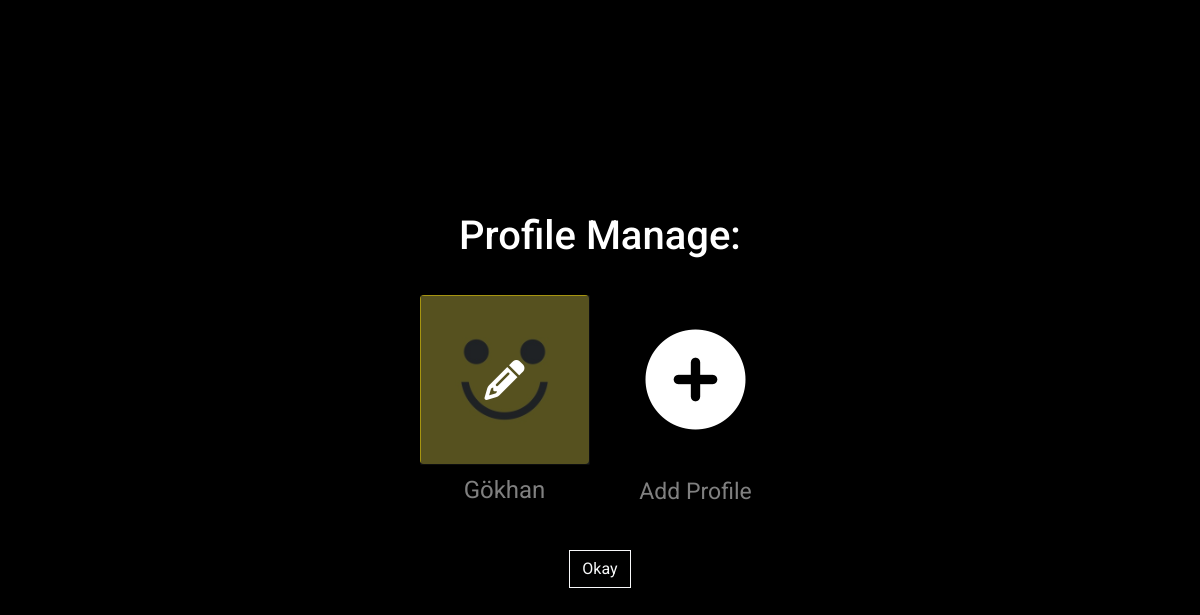
Page /user/browse/manage/ (signed in) on the committed database.
### user/models.py (models this page shows, shortened)
class Profile(models.Model):
    name = models.CharField(max_length= 30)
    image = models.FileField(upload_to='profile_pic')
    owner = models.ForeignKey(User, on_delete=models.CASCADE)
    slug = AutoSlugField(populate_from = 'name', unique=True, null=True)

### user/views.py (the view)
# urls.py: path('browse/manage/', profile_manage_view, name="profile_manage_page"),
@login_required(login_url="/user/login/")
def profile_manage_view(request):
    profiles = Profile.objects.filter(owner = request.user)
    return render(request, 'user/profile-manage.html', {
        'profiles': profiles
    })

### user/templates/user/profile-manage.html
{% extends "layout.html" %}
{% block content %}
<div style="min-height: 100vh;" class="container-fluid bg-black d-flex flex-column justify-content-center align-items-center text-white" id="profile-manage">
    <div id="manage" class="d-flex flex-column justify-content-center align-items-center">
        {% include "components/_profile-card.html" %}
    </div>
</div>
{% endblock content %}

### templates/components/_profile-card.html
{% if request.path == '/user/browse/' %}
    <h1>Who's watching?</h1>
{% else %}
    <h1>Profile Manage:</h1>
{% endif %}
    <div class="d-flex gap-3 mt-4">
    {% for profile in profiles %}
        {% if request.path == '/user/browse/' %}
            <div class="profiles rounded-3">
                <a href="{% url "movies_page" profile.slug %}" class="text-decoration-none text-center">
                    <img src="{{ profile.image.url }}" class="w-100 rounded-1" alt="">
                    <p class="fs-4 mt-2">{{ profile.name }}</p>
                </a>
            </div>
        {% else %}
            <div class="profiles rounded-3">
                <a href="{% url "profile_edit_page" profile.slug %}" class="text-decoration-none text-center">
                    <img src="{{ profile.image.url }}" class="w-100 rounded-1" alt="">
                    <p class="fs-4 mt-2">{{ profile.name }}</p>
                    <div id="pencil" class="w-100 h-100 bg-dark d-flex justify-content-center align-items-center bg-opacity-75">
                        <i class="fa-solid fa-pencil"></i>
                    </div>
                </a>
            </div>
        {% endif %}
    {% endfor %}
    <div class="add-profile text-center">
        <div class="profiles d-flex flex-column justify-content-center align-items-center rounded-3">
            <a href="{% url "profile_add_page" %}" class="text-decoration-none text-center">
                <i class="fa-solid fa-circle-plus"></i>
            </a>
        </div>
        <p class="fs-4 mt-2">Add Profile</p>
    </div>
</div>
{% if request.path == '/user/browse/' %}
<a class="btn btn-outline-light mt-4 rounded-0" href="{% url "profile_manage_page" %}">Manage Profiles</a>
{% else %}
<a class="btn btn-outline-light mt-4 rounded-0" href="{% url "profiles_page" %}">Okay</a>
{% endif %}

### static/css/style.css (style rules this page uses)
* { margin: 0; padding: 0; box-sizing: border-box; font-family: 'Roboto', sans-serif; }
div .fa-solid { color: white; font-size: 20px; left: 5%; top: 15%; }
.profiles { width: 175px !important; height: 175px !important; border: 3px solid black; position: relative; }
.profiles #pencil { position: absolute; top: 50%; left: 50%; transform: translate(-50%, -50%); cursor: pointer; }
.profiles #pencil i { font-size: 40px !important; }
.profiles a img { width: 100% !important; height: 100% !important; object-fit: cover; }
.profiles a { color: gray; }
.profiles i { font-size: 100px; }
.add-profile p { color: gray !important; cursor: pointer; font-size: 23px !important; }
.add-profile { cursor: pointer; }
#profile-manage #manage { opacity: 0; animation: fade .3s linear 1 forwards; }

### rows in the picture
Profile: image (picture), name "Gökhan"
